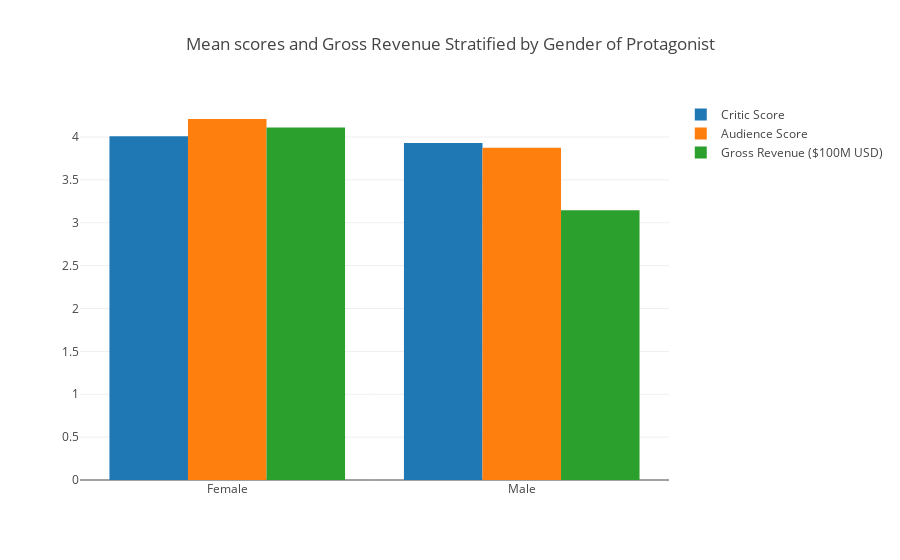

The notebook cell this image was saved under:
### Code cell
# Bar plot to visualize mean scores and gross by gender of protagonist

trace1 = go.Bar(
    x = df3.index,
    y = df3.critic_score,
    name = 'Critic Score'   
)

trace2 = go.Bar(
    x = df3.index,
    y = df3.audience_score,
    name = 'Audience Score'   
)

trace3 = go.Bar(
    x = df3.index,
    y = df3.gross,
    name = 'Gross Revenue ($100M USD)'   
)

data = [trace1, trace2, trace3]
layout = go.Layout(
    barmode = 'group',
    title = 'Mean scores and Gross Revenue Stratified by Gender of Protagonist'
)
fig = go.Figure(data=data, layout=layout)
iplot(fig)

### Figure 1 — Plotly figure (JSON) as saved in the notebook; plotly's stock layout.template omitted (floating-point values rounded to 4 significant figures)
{"data": [{"name": "Critic Score", "type": "bar", "uid": "89c888cc-c9e9-4075-aed4-63e5b66849ab", "x": ["Female", "Male"], "y": [4.01, 3.929]}, {"name": "Audience Score", "type": "bar", "uid": "cd958d66-df6b-4d24-848a-d02003c909d4", "x": ["Female", "Male"], "y": [4.21, 3.873]}, {"name": "Gross Revenue ($100M USD)", "type": "bar", "uid": "c7adeb10-ed27-4907-ac26-e729617542d3", "x": ["Female", "Male"], "y": [4.11, 3.146]}], "layout": {"barmode": "group", "title": {"text": "Mean scores and Gross Revenue Stratified by Gender of Protagonist"}}}
